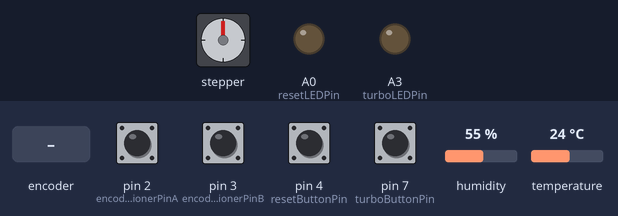
The sketch below on a simulated Arduino Uno, built with avr-gcc and run on an emulated ATmega328P. Parts: stepper motor, output pins drawn as LEDs (lit = HIGH). The inputs (shaded band) are chosen by the test bench; at power-on: pin 2 (encoderPositionerPinA), pin 3 (encoderPositionerPinB) HIGH, pin 4 (resetButtonPin), pin 7 (turboButtonPin) LOW, humidity 55 %, temperature 24 °C. Stepper angles assume 5400 steps per turn; pins used as bus, display or sensor lines are not drawn; what the sketch prints to the serial monitor is not drawn.

Above: at 1.2 s.
1.3 s: rotary encoder on pin 2 (encoderPositionerPinA) / pin 3 (encoderPositionerPinB) turned 1 step (first pin leading)
3.0 s: pin 4 (resetButtonPin) pulled HIGH for 0.15 s
At 3.12 s:
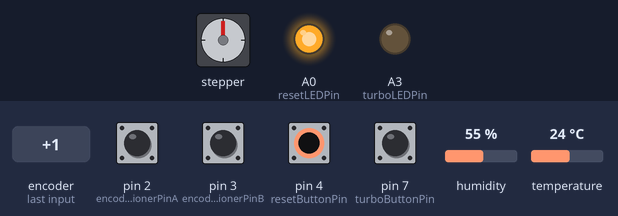
4.6 s: pin 7 (turboButtonPin) pulled HIGH for 0.15 s
At 5.4 s:
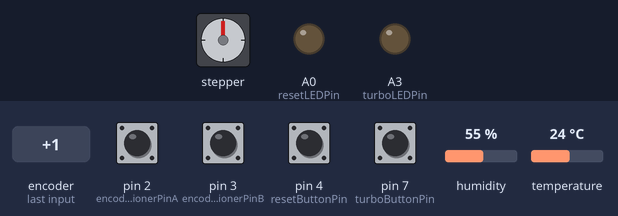
6.2 s: rotary encoder on pin 2 (encoderPositionerPinA) / pin 3 (encoderPositionerPinB) turned 2 steps (second pin leading)
At 6.9 s:
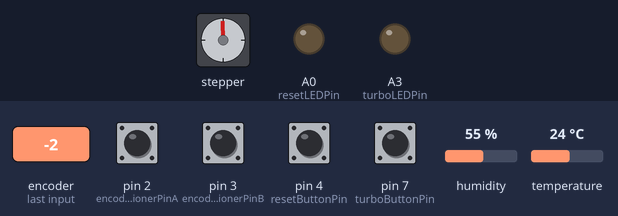
8.1 s: pin 4 (resetButtonPin) pulled HIGH for 1 s
At 8.8 s:
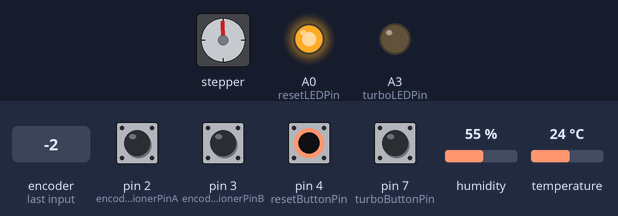
10.6 s: pin 7 (turboButtonPin) pulled HIGH for 1 s
At 11.1 s:
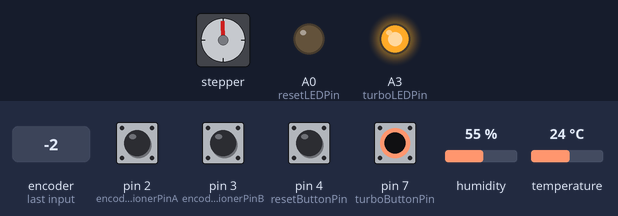
Timing chart, 0 to 13.6 s (numbered marks = the images above; inputs shaded):
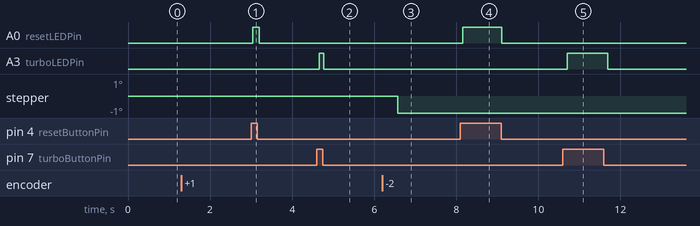

The sketch:

ArduinoFocuser.ino
```cpp
#include <LiquidCrystal.h>

/*
  Name:		ArduinoFocuser.ino
  Created:	4/12/2016 11:12:14 AM
  Author:	jeff
*/

// the setup function runs once when you press reset or power the board
#include "StepperMotor.h"
#include "LCDDisplay.h"
#include "TemperatureSensor.h"
#include "ArduinoCircuit.h"
#include "PushButton.h"
#include "EncoderPositioner.h"
#include "Positioner.h"

PushButton reset, lowLimit, highLimit, turbo;
uint8_t resetButtonPin = 4, resetLEDPin = A0, lowLimitButtonPin = 5, lowLimitLEDPin = A1,
        highLimitButtonPin = 6, highLimitLEDPin = A2, turboButtonPin = 7, turboLEDPin = A3;


EncoderPositioner encoderPositioner;
uint8_t encoderPositionerPinA = 2, encoderPositionerPinB = 3;


TemperatureSensor temperatureSensor;
uint8_t temperatureSensorPinA = 8;


LCDDisplay lcd;

StepperMotor stepperMotor;
uint8_t rstPin = 13, stepPin = 10, dirPin = 11, stepSizePin = 12;

// ASCOM/INDI commands
String halt = "HALT", move = "MOVE", isMoving = "MOVING", absolute = "ABSOLUTE",
       position = "POSITION", temperature = "TEMPERATURE", disconnect = "DISCONNECT";
char commandDelimiter = '#';

/* Run before loop.
    Initialize serial communications, all buttons, the encoder and interrupts, the temperature sensor
    lcd, and monitor.
*/
void setup() {
  Serial.begin(115200);
  Serial.println("StupidDog.v1.1");
  reset = PushButton(resetButtonPin, resetLEDPin);
  turbo = PushButton(turboButtonPin, turboLEDPin);

  encoderPositioner = EncoderPositioner(encoderPositionerPinA, encoderPositionerPinB, reset, turbo);
  attachInterrupt(0, interruptA, CHANGE);
  attachInterrupt(1, interruptB, CHANGE);

  temperatureSensor = TemperatureSensor(temperatureSensorPinA);

  lcd = LCDDisplay(&encoderPositioner, temperatureSensor);

  stepperMotor = StepperMotor(rstPin, stepPin, dirPin, stepSizePin, &encoderPositioner);
}

// the loop function runs over and over again until power down or reset
void loop() {
  int8_t suppressTempCounter=0;
  int8_t suppressLCDCounter=0;
  String cmdString, cmd, param;

  if (Serial.available() > 0) {
    cmdString = Serial.readStringUntil(commandDelimiter);

    // Check for separator character
    uint8_t separatorPosition = cmdString.indexOf(":");

    // Parse command if there's a separator
    if (separatorPosition != -1) {
      cmd = cmdString.substring(0, separatorPosition);
      param = cmdString.substring(separatorPosition + 1);
    } else {
      cmd = cmdString;
    }

    if(cmd == move) {
        encoderPositioner.moveRelative(param.toInt());
        Serial.print(encoderPositioner.getPosition()); Serial.println("#");
    }
    else if(cmd == position){
        Serial.print(encoderPositioner.getPosition()); Serial.println("#");
    }
    else if(cmd == isMoving){
        Serial.println((stepperMotor.isMoving() ? "TRUE#" : "FALSE#"));
    }
    else if(cmd == temperature){
        int temp = temperatureSensor.getTemperature();
        Serial.print(temp); Serial.println("#");
    }
    else if(cmd == halt){
        encoderPositioner.halt();
        Serial.print(encoderPositioner.getPosition()); Serial.println("#");
    }
    else if(cmd == disconnect){
        stepperMotor.disconnect();
        Serial.println("DISCONNECTED#");
    }
  }

  encoderPositioner.refresh();

  if(suppressLCDCounter--<=0){
    lcd.refresh();
    suppressLCDCounter=255;
  }

  stepperMotor.refresh();
}

// Interrupt routines to trigger the encoder
void interruptA() {
  encoderPositioner.interruptA();
}

void interruptB() {
  encoderPositioner.interruptB();
}
```

ArduinoCircuit.cpp
```cpp
//
//
//

#include "ArduinoCircuit.h"

ArduinoCircuit::ArduinoCircuit()
{
}

ArduinoCircuit::~ArduinoCircuit()
{
}
```

ArduinoCircuit.h
```cpp
// ArduinoCircuit.h

#ifndef _ARDUINOCIRCUIT_h
#define _ARDUINOCIRCUIT_h

class ArduinoCircuit {
public:
	ArduinoCircuit();
	virtual ~ArduinoCircuit();
};

#endif
```

EncoderPositioner.cpp
```cpp
//
//
//

#include "EncoderPositioner.h"

EncoderPositioner::EncoderPositioner()
{
	pinA = 0;
	pinB = 0;

}

EncoderPositioner::EncoderPositioner(char _pinA, char _pinB, PushButton _resetButton, PushButton _turboButton)
{
	pinA = _pinA;
	pinB = _pinB;
	resetButton = _resetButton;
	turboButton = _turboButton;
	pinMode(pinA, INPUT);
	pinMode(pinB, INPUT);
  oldA = digitalRead(pinA);
  oldB = digitalRead(pinB);
}


EncoderPositioner::~EncoderPositioner()
{
}

void EncoderPositioner::increment(long _change)
{
	if (turboButton.isPushed()) {
		addChange(_change*turboMultiplier);
	} else {
		addChange(_change);
	}
}


void EncoderPositioner::refresh() {

	if (highLimit-limitThreshold < position) {
		highLimitButton.setLED(true);
	} else {
		highLimitButton.setLED(false);
	}

	if (lowLimit+limitThreshold > position) {
		lowLimitButton.setLED(true);
	} else {
		lowLimitButton.setLED(false);
	}

	resetButton.refresh();
	lowLimitButton.refresh();
	highLimitButton.refresh();
	turboButton.refresh();

	if (resetButton.isPushed()) {
		halt();
	}

	if (resetButton.isHeld()) {
		if (lowLimitButton.isPushed()) {
			//Serial.println("Resetting low limit.");
			setLowLimit(getPosition());
		}
		if (highLimitButton.isPushed()) {
			//Serial.println("Resetting high limit.");
			setHighLimit(getPosition());
		}
		if (lowLimitButton.isHeld()) {
			//Serial.println("Clearing low limit.");
			setLowLimit(-2147483647);
		}
		if (highLimitButton.isHeld()) {
			//Serial.println("Clearing high limit.");
			setHighLimit(2147483647);
		}
	}
}

void EncoderPositioner::interruptA()
{
	if ((long)(micros() - lastMicros) < debouncingTime * 1000) {
		return;
	}
	lastMicros = micros();
	int A = digitalRead(pinA);
	oldB = digitalRead(pinB);

	if (A == oldA) {
		return;
	}
	oldA = A;
	if (A == HIGH) {
		if (oldB == HIGH) {
			increment(-1); // CW
		} else {
			increment(1); // CCW
		}
	} else {
		if (oldB == LOW) {
			increment(-1);// CW
		} else {
			increment(1);// CCW
		}
	}
}

void EncoderPositioner::interruptB()
{
	if ((long)(micros() - lastMicros) < debouncingTime * 1000) {
		return;
	}
	lastMicros = micros();
	int B = digitalRead(pinB);
	oldA = digitalRead(pinA);

	if (B == oldB) {
		return;
	}
	oldB = B;
	if (B == HIGH) {
		if (oldA == HIGH) {
			increment(1);// CW
		} else {
			increment(-1);// CCW
		}
	} else {
		if (oldA == LOW) {
			increment(1);// CW
		} else {
			increment(-1);// CCW
		}
	}
}
```

EncoderPositioner.h
```cpp
// EncoderPositioner.h

#ifndef _ENCODERPOSITIONER_h
#define _ENCODERPOSITIONER_h

#include "Positioner.h"
#include "PushButton.h"

class EncoderPositioner : public Positioner {
public:
	EncoderPositioner();
	EncoderPositioner(char _pinA, char _pinB, PushButton _resetButton, PushButton _turboButton);
	EncoderPositioner(char _pinA, char _pinB);
	~EncoderPositioner();
	virtual void increment(long _change) override;
	virtual void refresh() ;
	void interruptA();
	void interruptB();

private:
	uint8_t pinA = 0, pinB = 0;
	volatile int oldA = LOW;
  volatile int oldB = LOW;
	volatile long lastMicros = micros();
	long debouncingTime = 15;
	PushButton resetButton, lowLimitButton, highLimitButton, turboButton;
	uint8_t turboMultiplier = 100;
};

#endif
```

Positioner.cpp
```cpp
// This class is the base class for a focus positioner.
//
//

#include "Positioner.h"

Positioner::Positioner()
{
	position = 10000;
	change = 0;
}

Positioner::~Positioner()
{

}

void Positioner::setPosition(long _position)
{
	position = _position;
}

long Positioner::getPosition()
{
	return position;
}

void Positioner::moveRelative(long _change)
{
	addChange(_change);
}

void Positioner::increment(long _change)
{
	moveRelative(_change);
}

long Positioner::getChange()
{
	return change;
}

void Positioner::setLimitThreshold(long _limitThreshold)
{
	limitThreshold = _limitThreshold;
}

void Positioner::setLowLimit(long _lowLimit)
{
	lowLimit = _lowLimit;
}

void Positioner::setHighLimit(long _highLimit)
{
	highLimit = _highLimit;
}

long Positioner::getLowLimit()
{
	return lowLimit;
}

long Positioner::getHighLimit()
{
	return highLimit;
}

double Positioner::getStepSize()
{
	return stepSize;
}

void Positioner::setChange(long _change){
  change=_change;
}

void Positioner::halt() {
	change = 0;
}

void Positioner::addChange(long _change) {
	change += _change;
//	if (position + change < lowLimit) {
//		change = lowLimit - position;
//	} else if (position + change > highLimit) {
//		change = highLimit - position;
//	}
}
```

Positioner.h
```cpp
// Positioner.h

#ifndef _POSITIONER_h
#define _POSITIONER_h


class Positioner {
public:
	Positioner();
	~Positioner();
	void setPosition(long _position);
	long getPosition();
	void moveAbsolute(long _position);
	void moveRelative(long _change);
	virtual void increment(long _change);
	virtual long getChange();
  virtual void setChange(long _change);
	void setLimitThreshold(long _limitThreshold);
	void setLowLimit(long _lowLimit);
	void setHighLimit(long _highLimit);
	long getLowLimit();
	long getHighLimit();
	double getStepSize();
	virtual void halt();

protected:
	volatile long position, change;
	bool absolute = false;
	virtual void addChange(long _change);
	double maxTravelTurns = 5.75;
	long stepsPerRevolution = 5400;
	double travelDistancePerTurn = 23.82;
	double stepSize = travelDistancePerTurn / stepsPerRevolution;
	long lowLimit = -1 * (stepsPerRevolution*maxTravelTurns / 2), // 5 turns of a 200*27 step motor
		highLimit = stepsPerRevolution*maxTravelTurns / 2;
	long limitThreshold = .5*stepsPerRevolution;
};

#endif
```

PushButton.cpp
```cpp
//
//
//

#include "PushButton.h"

PushButton::PushButton()
{
	buttonPin = -1;
	LEDPin = -1;
}

PushButton::PushButton(short _buttonPin, short _LEDPin)
{
	buttonPin = _buttonPin;
	LEDPin = _LEDPin;
	pinMode(buttonPin, INPUT);
	pinMode(LEDPin, OUTPUT);
}

PushButton::~PushButton()
{
}

void PushButton::refresh()
{
	debounce();
	setLED(pushed);
}

bool PushButton::isPushed()
{
	refresh();
	return pushed;
}

bool PushButton::isHeld()
{
	return held;
}

bool PushButton::debounce()
{
	if (buttonPin == -1) {
		return false;
	}
	int reading = digitalRead(buttonPin);
	delay(debounceTime);
	int secondReading = digitalRead(buttonPin);
	if (reading != secondReading || reading==LOW) {
		pushed = false;
		held = false;
		lastButtonPushTime = 0;
		return false;
	}
	pushed = true;
	if (lastButtonPushTime > 0) {
		long holdTime = millis() - lastButtonPushTime;
		if (holdTime > heldThreshold) {
			held = true;
		}
	} else {
		lastButtonPushTime = millis();
	}
	return pushed;
}

void PushButton::setLED(bool _state)
{
	if (LEDPin == -1) {
		return;
	}
	lit = _state;
	if (lit) {
		analogWrite(LEDPin, defaultBrightness);
	} else {
		analogWrite(LEDPin, 0);
	}
}
```

PushButton.h
```cpp
// PushButton.h

#ifndef _PUSHBUTTON_h
#define _PUSHBUTTON_h
#include "Arduino.h"

class PushButton {
public:
	PushButton();
	PushButton(short _buttonPin, short _LEDPin);
	~PushButton();
	virtual void refresh();
	bool isPushed();
	bool isHeld();
	bool debounce();
	void setLED(bool _state);

private:
	short buttonPin = 0, LEDPin = 0;
	bool pushed = false, held=false, lit=false, blink=false;
	long lastButtonPushTime = 0;
	int heldThreshold = 1 * 1000; // 2 Seconds
	uint8_t debounceTime = 30; // 50 milliseconds
	uint8_t defaultBrightness = 128;
};

#endif
```

StepperMotor.cpp
```cpp
//
//
//

#include "StepperMotor.h"

StepperMotor::StepperMotor()
{
}

StepperMotor::StepperMotor(short _rstPin, short _stepPin, short _dirPin, short _stepSizePin, Positioner * _positioner)
{
	rstPin = _rstPin;
	stepPin = _stepPin;
	dirPin = _dirPin;
	stepSizePin = _stepSizePin;
	positioner = _positioner;
  stepper = AccelStepper(1, _stepPin, _dirPin);
  stepper.setMaxSpeed(800);
  stepper.setAcceleration(200);

	pinMode(rstPin, OUTPUT);
	digitalWrite(rstPin, HIGH);
	pinMode(stepSizePin, OUTPUT);
  pinMode(stepSizePin, LOW);
}

StepperMotor::~StepperMotor()
{
}

void StepperMotor::refresh()
{
	change = positioner->getChange();
  long currentPosition = stepper.currentPosition()+change;
	if (change != 0) {
		stepper.runToNewPosition(currentPosition);
	}
  positioner->setChange(0);
  positioner->setPosition(currentPosition);
}

bool StepperMotor::isMoving()
{
	return stepper.isRunning();
}

bool StepperMotor::disconnect()
{
	digitalWrite(rstPin, LOW);
	return true;
}
```

StepperMotor.h
```cpp
#include <AccelStepper.h>

// StepperMotor.h

#ifndef _STEPPERMOTOR_h
#define _STEPPERMOTOR_h

#include "Positioner.h"

#define stepsPerRevolution 5400

class StepperMotor {
public:
	StepperMotor();
	StepperMotor(short _rstPin, short _stepPin, short _dirPin, short _stepSizePin, Positioner* _positioner);
	~StepperMotor();
	void refresh();
	bool isMoving();
	bool disconnect();
  AccelStepper stepper;

private:
	uint8_t rstPin, stepPin, dirPin, stepSizePin;
	Positioner* positioner;
	long change;
	long ms = millis();
	bool moving = false;

};
#endif
```

TemperatureSensor.cpp
```cpp
//
//
//

#include "TemperatureSensor.h"

TemperatureSensor::TemperatureSensor()
{
}

TemperatureSensor::TemperatureSensor(uint8_t _pinA)
{
	pinA = _pinA;
	dht11.begin();
}

TemperatureSensor::~TemperatureSensor()
{
}

double TemperatureSensor::getTemperature()
{
	return dht11.readTemperature();
}
```

TemperatureSensor.h
```cpp
#include <DHT_U.h>
#include <DHT.h>

// TemperatureSensor.h

#ifndef _TEMPERATURESENSOR_h
#define _TEMPERATURESENSOR_h
#include <DHT.h>

#define DHTTYPE DHT11

class TemperatureSensor  {
public:
	TemperatureSensor();
	TemperatureSensor(uint8_t _pinA);
	~TemperatureSensor();
	double getTemperature();

private:
	double temperature;
	uint8_t pinA;
	DHT dht11 = DHT(8, DHTTYPE);
};

#endif
```

LCDDisplay.cpp
```cpp
//
//
//

#include "LCDDisplay.h"

LCDDisplay::LCDDisplay()
{
}

LCDDisplay::LCDDisplay(Positioner* _positioner, TemperatureSensor _temperatureSensor)
{
  lcd.begin();
	lcd.clear();
	//lcd.noBacklight();


	lcd.setCursor(0, 0);
	lcd.print(tempLabel);
	lcd.setCursor(0, 3);
	lcd.print(warnLabel);
	lcd.setCursor(10, 0);
	lcd.print(posLabel);
	lcd.setCursor(10, 1);
	lcd.print(chgLabel);
	lcd.setCursor(10, 2);
	lcd.print(spdLabel);
	positioner = _positioner;
	temperatureSensor = _temperatureSensor;
}

LCDDisplay::~LCDDisplay()
{


}

void LCDDisplay::refresh()
{
	int temperature = temperatureSensor.getTemperature();

	long position = positioner->getPosition();
	long change = positioner->getChange();
	lcd.setCursor(4, 0);
	lcd.print(padInt(temperature, 4));
	lcd.setCursor(14, 0);
	lcd.print(padInt(position, 6));
	lcd.setCursor(14, 1);
	lcd.print(padInt(change, 6));
}

String LCDDisplay::padInt(uint8_t _theInt, uint8_t _size)
{
	String tempString = spaces + _theInt;
	tempString = tempString.substring(tempString.length() - _size);
	return tempString;
}

String LCDDisplay::padDouble(double _theDouble, uint8_t _size)
{
	int tempInt = round(_theDouble * 10);
	double tempDouble = 0.0 + tempInt / 10;
	String tempString = spaces + tempDouble;
	tempString = tempString.substring(tempString.length() - _size);
	return tempString;
}
```

LCDDisplay.h
```cpp
// LCDDisplay.h

#ifndef _LCDDISPLAY_h
#define _LCDDISPLAY_h
#include "Arduino.h"
#include <LiquidCrystal_I2C.h>
#include "TemperatureSensor.h"
#include "Positioner.h"


class LCDDisplay {
public:
	LCDDisplay();
	LCDDisplay(Positioner* _positioner, TemperatureSensor _temperatureSensor);
	~LCDDisplay();
	void refresh();

private:
	short sdlPin=2, sdaPin=1;
	short addr=0x27;
	Positioner *positioner;
	TemperatureSensor temperatureSensor;
	bool backlight;
	uint8_t pol = HIGH;
	uint8_t width = 20, height = 4;
  LiquidCrystal_I2C lcd=LiquidCrystal_I2C(addr,width,height);
	String padInt(uint8_t _theInt, uint8_t _size);
	String padDouble(double _theDouble, uint8_t _size);
	String spaces = "                    "; // 20 so far

	String tempLabel = "TEMP", posLabel = "POS", chgLabel = "CHG", spdLabel = "SPD", warnLabel = "WARN";

};

#endif
```

Measured:
- after the input at 3.0 s, A0 (resetLEDPin): LOW → HIGH at once, → LOW 0.16 s later
- after the input at 4.6 s, A3 (turboLEDPin): LOW → HIGH after 0.06 s, → LOW 0.11 s later
- after the input at 8.1 s, A0 (resetLEDPin): LOW → HIGH after 0.06 s, → LOW 0.95 s later
- after the input at 10.6 s, A3 (turboLEDPin): LOW → HIGH after 0.10 s, → LOW 1.0 s later
